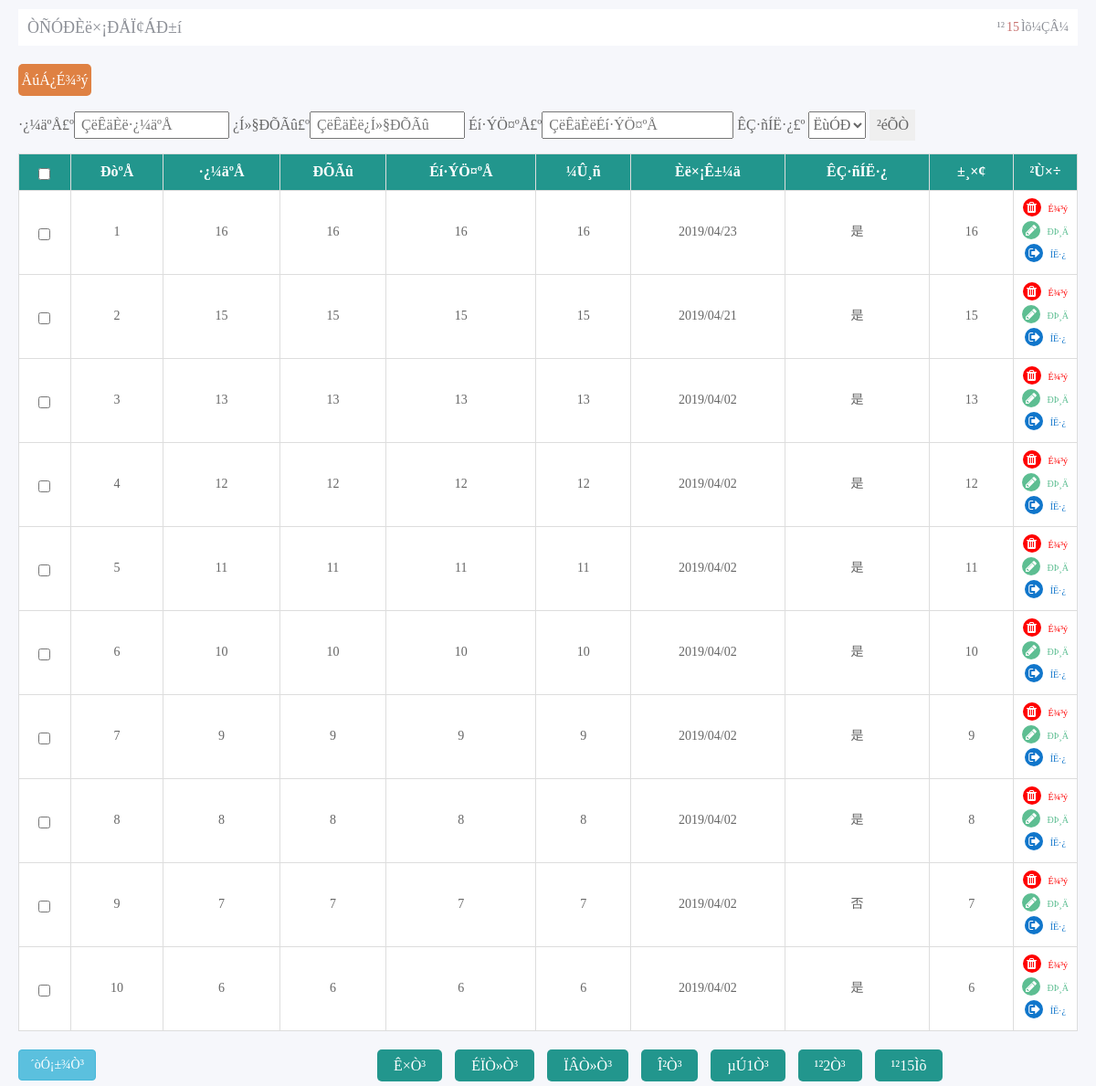
Page /check_order.php on the committed database.
### tables this page shows
CREATE TABLE `ruzhuxinxi` (
  `id` int(11) NOT NULL AUTO_INCREMENT,
  `banjihao` varchar(50) DEFAULT NULL,
  `shifadi` varchar(50) DEFAULT NULL,
  `mudedi` varchar(50) DEFAULT NULL,
  `piaojia` varchar(50) DEFAULT NULL,
  `qifeishijian` varchar(50) DEFAULT NULL,
  `beizhu` varchar(500) DEFAULT NULL,
  `leave` varchar(5) NOT NULL,
  `addtime` timestamp NOT NULL DEFAULT CURRENT_TIMESTAMP,
  PRIMARY KEY (`id`,`addtime`)
);

### check_order.php (the view, shortened to what this page needs)
<?php
$number=$_GET['number'];
$name=$_GET['name'];
$card=$_GET['card'];
$leave=$_GET['leave'];
?>
<!DOCTYPE html PUBLIC "-//W3C//DTD XHTML 1.0 Transitional//EN" "http://www.w3.org/TR/xhtml1/DTD/xhtml1-transitional.dtd">
<html xmlns="http://www.w3.org/1999/xhtml">
<head>
<link rel="stylesheet" href="css/bootstrap.min.css" />
<link rel="stylesheet" href="css/jquery.mCustomScrollbar.min.css" />
<link rel="stylesheet" href="css/custom.css" />
<link rel="stylesheet" href="css/demo_add.css" />
<link rel="stylesheet" href="css/font-awesome.min.css" />
<link rel="stylesheet" href="css/style.css" />
</head>
<body class="check_news_body">
<div class="staff_list">
	<div class="clearfix admin_con_top">
    	<h2 class="fl">ÒÑÓÐÈë×¡ÐÅÏ¢ÁÐ±í</h2>
        <?php
			$sql="select * from ruzhuxinxi where 1=1";
			$query=mysql_query($sql);
			$rowscount=mysql_num_rows($query);
		?>
        <p class="fr">¹²<span><?php echo $rowscount;?></span>Ìõ¼ÇÂ¼</p>
    </div>
    <p class="all_del" id="all_del" onclick="deleteSelected()">ÅúÁ¿É¾³ý</p>
    <form id="form1" name="form1" method="get" action="">
  		·¿¼äºÅ£º<input name="number" type="text" id="number" style="width:170px"  autocomplete="off" placeholder="ÇëÊäÈë·¿¼äºÅ" value="<?php echo $number;?>" />
  		¿Í»§ÐÕÃû£º<input name="name" type="text" id="name" style="width:170px" autocomplete="off" placeholder="ÇëÊäÈë¿Í»§ÐÕÃû" value="<?php echo $name;?>" />
  		Éí·ÝÖ¤ºÅ£º<input name="card" type="text" id="card" style="width:210px" autocomplete="off" placeholder="ÇëÊäÈëÉí·ÝÖ¤ºÅ" value="<?php echo $card;?>" />
        ÊÇ·ñÍË·¿£º
        <select name='leave' id='leave' style="text-align:center;" value=<?php echo $leave;?>>
              <option value="">ËùÓÐ</option>
        </select>
  		<input type="submit" name="Submit" value="²éÕÒ" class="check_btn" />
	</form>
  <?php
    $sql="select * from ruzhuxinxi where 1=1";
	$sql=$sql." order by id desc";
	$query=mysql_query($sql);
  	$rowscount=mysql_num_rows($query);
	  if($rowscount == 0)
	  {
		  ?>
		 <div class="date_null">±§Ç¸£¬ÄúµÄ²éÑ¯½á¹ûÎª¿Õ</div>
		 <?php
		}
	  else
	  {
	  $pagelarge=10;
	  $pagecurrent=$_GET["pagecurrent"];
	  if($rowscount%$pagelarge==0)
	  {
			$pagecount=$rowscount/$pagelarge;
	  }
	  else
	  {
			$pagecount=intval($rowscount/$pagelarge)+1;
	  }
	  if($pagecurrent=="" || $pagecurrent<=0)
	{
		$pagecurrent=1;
	}
			$sum=$pagecurrent*$pagelarge;
		?>
        <table class="table table-bordered table-hover">
          <tr>
            <th><input type="checkbox" name="" id="checkall" value="" onclick="checkall();"/></th>
            <th>ÐòºÅ</th>
            <th>·¿¼äºÅ</th>
            <th>ÐÕÃû</th>
            <th>Éí·ÝÖ¤ºÅ</th>
            <th>¼Û¸ñ</th>
            <th>Èë×¡Ê±¼ä</th>
            <th>ÊÇ·ñÍË·¿</th>
            <th>±¸×¢</th>
            <th>²Ù×÷</th>
          </tr>
        <?php
		for($i=$pagecurrent*$pagelarge-$pagelarge;$i<$sum;$i++)
	{
	  ?>
	  <tr>
		<td><input type="checkbox" name="" id="" data-id="<?php echo mysql_result($query,$i,id);?>" value="" class="sel_btn"/></td>
		<td><?php echo $i+1;?></td>
		<td><?php echo mysql_result($query,$i,number);?></td>
		<td><?php echo mysql_result($query,$i,name);?></td>
		<td><?php echo mysql_result($query,$i,card);?></td>
		<td><?php echo mysql_result($query,$i,price);?></td>
		<td><?php echo date('Y/m/d',strtotime(mysql_result($query,$i,addtime)));?></td>
        <td><?php echo mysql_result($query,$i,leave);?></td>
		<td><?php echo mysql_result($query,$i,remarks);?></td>
		<td>
			<a href="del.php?id=<?php echo mysql_result($query,$i,id);?>&tablename=ruzhuxinxi" onclick="return confirm('ÕæµÄÒªÉ¾³ý£¿')">
				<i class="fa fa-trash b_r b_red material-icons m_b_5"></i>
				<span class="text_red">É¾³ý<span>
			</a>
			<a href="<?php if(mysql_result($query,$i,leave) == 'ÊÇ'){?>javascript:;<?php }else{?>update_order.php?id=<?php echo mysql_result($query,$i,id);?><?php }?>">
				<i class="fa fa-pencil  b_r material-icons m_b_5 <?php if(mysql_result($query,$i,leave) == 'ÊÇ'){?>b_ccc<?php }else{?>b_gree<?php }?>"></i>
				<span class="<?php if(mysql_result($query,$i,leave) == 'ÊÇ'){?>text_ccc<?php }else{?>text_gree<?php }?>">ÐÞ¸Ä<span>
			</a>
			<a href="<?php if(mysql_result($query,$i,leave) == 'ÊÇ'){?>javascript:;<?php }else{?>leave_order.php?id=<?php echo mysql_result($query,$i,id);?>&amp;yuan=<?php echo mysql_result($query,$i,leave);?>&tablename=ruzhuxinxi<?php }?>">
				<i class="fa fa-sign-out b_r material-icons m_b_5 <?php if(mysql_result($query,$i,leave) == 'ÊÇ'){?>b_ccc<?php }else{?>b_blue<?php }?>"></i>
				<span class="<?php if(mysql_result($query,$i,leave) == 'ÊÇ'){?>text_ccc<?php }else{?>text_blue<?php }?>">ÍË·¿<span>
			</a>
		</td>
	  </tr>
		<?php
		}
	}
	?>
</table>
<?php
    $sql="select * from ruzhuxinxi where 1=1";
	$sql=$sql." order by id desc";
	$query=mysql_query($sql);
  	$rowscount=mysql_num_rows($query);
	  if($rowscount > 10)
	  {
		  ?>
        <div class="clearfix news_list_page">
            <p class="fl">
              <input type="button" class="btn btn-info"" name="Submit2" onclick="javascript:window.print();" value="´òÓ¡±¾Ò³" />
            </p>
            <p class="fr news_list_page_p">
                <a href="check_order.php?pagecurrent=1&number=<?php echo $number;?>&name=<?php echo $name;?>&card=<?php echo $card;?>&leave=<?php echo $leave;?>">Ê×Ò³</a>
                <a href="check_order.php?pagecurrent=<?php echo $pagecurrent-1;?>&number=<?php echo $number;?>&name=<?php echo $name;?>&card=<?php echo $card;?>&leave=<?php echo $leave;?>">ÉÏÒ»Ò³</a>
                <a href="check_order.php?pagecurrent=<?php echo $pagecurrent+1;?>&number=<?php echo $number;?>&name=<?php echo $name;?>&card=<?php echo $card;?>&leave=<?php echo $leave;?>">ÏÂÒ»Ò³</a>
                <a href="check_order.php?pagecurrent=<?php echo $pagecount;?>&number=<?php echo $number;?>&name=<?php echo $name;?>&card=<?php echo $card;?>&leave=<?php echo $leave;?>">Î²Ò³</a>
                <span>µÚ<?php echo $pagecurrent;?>Ò³</span>
                <span>¹²<?php echo $pagecount;?>Ò³</span>
                <span>¹²<?php echo $rowscount;?>Ìõ</span>
            </p>
        </div>
        <?php }?>
</div>
</body>
</html>

### css/demo_add.css (style rules this page uses)
body, html { font-size: 100%; padding: 0; margin: 0; }
*, *:after, *:before { -webkit-box-sizing: border-box; -moz-box-sizing: border-box; box-sizing: border-box; }
.clearfix:before, .clearfix:after { content: " "; display: table; }
.clearfix:after { clear: both; }
body { background: #494A5F; color: #D5D6E2; font-weight: 500; font-size: 1.05em; font-family: "Microsoft YaHei","Segoe UI", "Lucida Grande", Helvetica, Arial,sans-serif; }

### css/style.css (style rules this page uses)
body, html,div, dl, dt, dd, ul, ol, li, h1, h2, h3, h4, h5, h6, pre, form, fieldset, input, p, blockquote, th, td { margin:0; padding:0; box-sizing: border-box; }
body { font-size:16px; color:#666; font-family: Microsoft YaHei,SimSun; background: #fff; }
body td { font-size: 12px }
.check_btn { width: 50px; text-align: center; height: 38px; display: inline-block; border: 0; cursor: pointer; padding-left:0px !important; }
textarea, input, button, select { outline: none; }
a { color:#666; text-decoration: none; }
a:link { color: #000; text-decoration:none; }
.fl { float: left; }
.fr { float: right; }
.clearfix:after { content:""; display:block; height:0; clear:both; visibility:hidden; }
.clearfix { zoom:1; }
.b_r { display:inline-block; width:20px; height:20px; border-radius:50%; -webkit-border-radius:50%; -moz-border-radius:50%; -ms-border-radius:50%; padding:3px 6px 4px 4px; color:#fff; margin-right:4px; }
.m_b_5 { margin-bottom:5px; }
.b_red { background:red; }
.text_red { font-size:10px; color:red !important; }
.b_gree { background:#5dbe92; }
.text_gree { font-size:10px; color:#5dbe92 !important; }
.b_blue { background:#1076cb; }
.text_blue { font-size:10px; color:#1076cb !important; }
.add_news_body,.check_news_body { background:#f6f7fb; height:100%; }
.add_admin,.add_news,.check_news_list,.staff_list { padding:10px 20px 5px 20px; background:#f6f7fb; height:100%; }
.admin_con_top { background:#fff; height:40px; line-height:40px; color:#8e9198; padding:0px 10px; margin-bottom:20px; }
.admin_con_top>h2 { font-weight:normal; font-size:18px; line-height:40px; width:50%; }
.admin_con_top>p { font-size:14px; width:40%; text-align:right; }
.admin_con_top>p>span { color:#c8716f; margin:0px 2px; }
.all_del { width:80px; text-align:center; background:#df8143; height:35px; line-height:35px; border-radius:5px; -webkit-border-radius:5px; -moz-border-radius:5px; -ms-border-radius:5px; cursor:pointer; color:#fff; -moz-user-select:none; -webkit-user-select:none; -ms-user-select:none; -khtml-user-select:none; -o-user-select:none; user-select:none; }
tr>th { background:#22968d; color:#fff; text-align:center; }
.staff_list td { text-align:center; font-size:14px; }
.table > tbody > tr > td, .table > tbody > tr > th, .table > tfoot > tr > td, .table > tfoot > tr > th, .table > thead > tr > td, .table > thead > tr > th { padding: 8px; line-height: 1.42857143; vertical-align:middle; border-top: 1px solid #ddd; }
.news_list_page { height:35px; line-height:35px; }
.news_list_page>p:first-of-type { width:85px; line-height:35px; }
.news_list_page>p:last-of-type { width:767px; line-height:35px; }
.news_list_page_p>a,.news_list_page_p>span { display:inline-block; padding:0px 18px; color:#fff !important; background:#22968d; border-radius:5px; -moz-border-radius:5px; -webkit-border-radius:5px; -ms-border-radius:5px; margin-right:10px; }
.staff_list>form { padding-top:10px; margin-bottom:10px; line-height:43px; }
.staff_list>form input { padding-left:6px; outline:none; height:30px; line-height:30px; }
.staff_list>form select { height:30px; line-height:30px; }
.staff_list>form input:last-of-type { padding-left:0px; width:50px; text-align:center; height:34px; line-height:30px; }
.staff_list td>a { display:block; }
.staff_list th:last-of-type { width:70px; }
tr>td { background:#fff; }

### rows in the picture
ruzhuxinxi: id "16", addtime "2019/04/23", leave "是"
ruzhuxinxi: id "15", addtime "2019/04/21", leave "是"
ruzhuxinxi: id "13", addtime "2019/04/02", leave "是"
ruzhuxinxi: id "12", addtime "2019/04/02", leave "是"
ruzhuxinxi: id "11", addtime "2019/04/02", leave "是"
ruzhuxinxi: id "10", addtime "2019/04/02", leave "是"
ruzhuxinxi: id "9", addtime "2019/04/02", leave "是"
ruzhuxinxi: id "8", addtime "2019/04/02", leave "是"
ruzhuxinxi: id "7", addtime "2019/04/02", leave "否"
ruzhuxinxi: id "6", addtime "2019/04/02", leave "是"

### other values in the picture
$rowscount "15"
$pagecurrent "1"
$pagecount "2"
